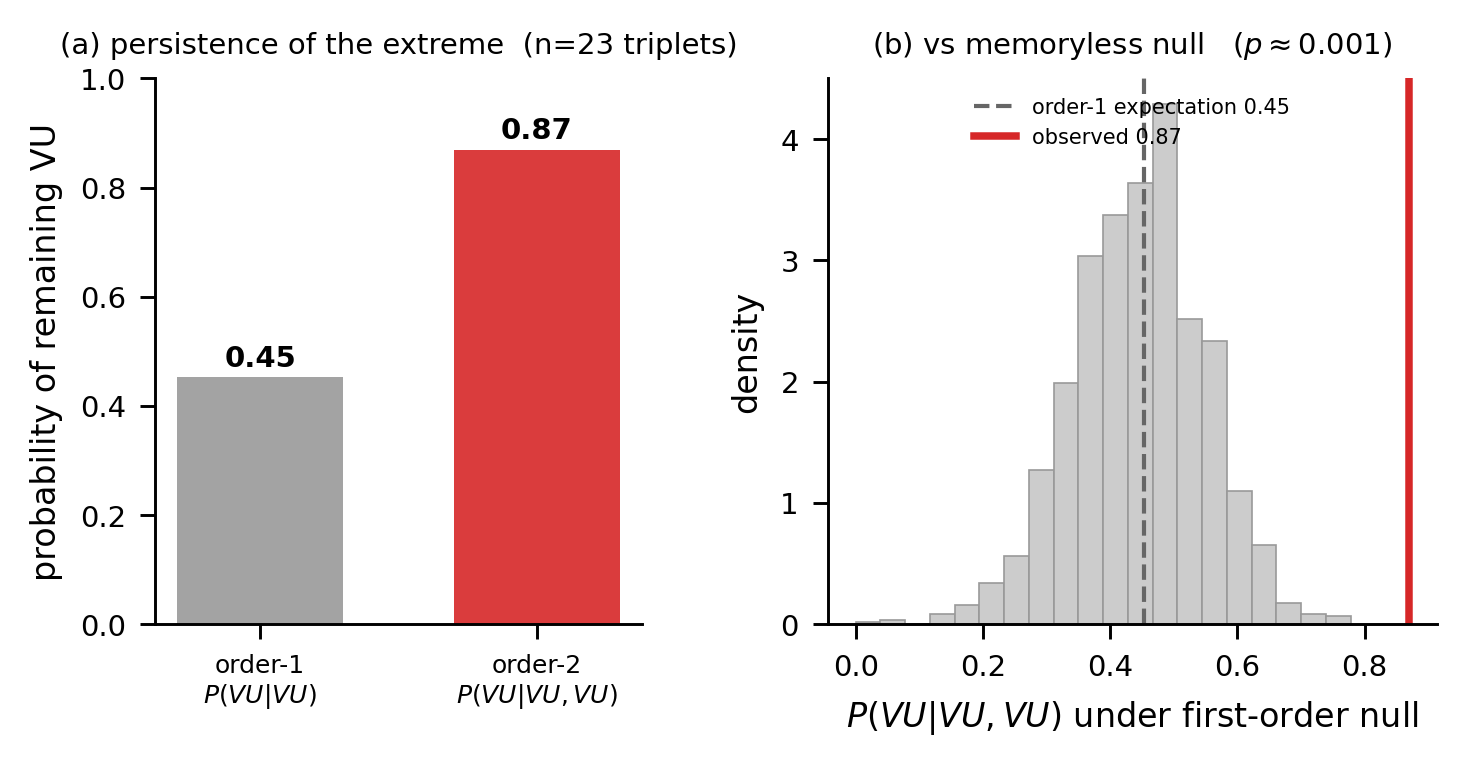

This chart was generated by the following Python code:
"""F_cap5_memory -- the very-uncomfortable state is a memory-bearing trap.
On the {CN,U,VU} magnifier, conditioning on two consecutive VU votes raises the probability of a
third far above the first-order (current-state-only) prediction. Compared against a null in which
trajectories are simulated from the fitted first-order chain (same lengths, same starts), the excess
is well outside what memoryless dynamics produce: order-2 P(VU|VU,VU)=0.87 vs order-1 0.45, n=23,
null median 0.21 on the L1 statistic, p~0.002. The bulk of the space is first-order Markovian
(weighted L1=0.12); only the extreme keeps history."""
import os, numpy as np, pandas as pd, matplotlib.pyplot as plt
from collections import defaultdict
from _common import set_style, save, CM
set_style()
HERE=os.path.dirname(os.path.abspath(__file__))
d=pd.read_csv(os.path.join(HERE,"..","data","markovian_analysis_baseline.csv")).dropna(subset=['ID','walk_id','stop_idx','comfort3']).copy()
d['stop_idx']=d.stop_idx.astype(int)
vu=(d['is_very_uncomfortable']==1) if 'is_very_uncomfortable' in d else (d['comfort7']=='Very uncomfortable')
d['s4']=np.where(vu,2,np.where(d.comfort3=='uncomfortable',1,0))
seqs=[]
for (w,i),g in d.sort_values('stop_idx').groupby(['walk_id','ID']):
    g=g.reset_index(drop=True); run=[g.s4[0]]
    for a in range(1,len(g)):
        if g.stop_idx[a]-g.stop_idx[a-1]==1: run.append(g.s4[a])
        else: seqs.append(run); run=[g.s4[a]]
    seqs.append(run)
C1=np.zeros((3,3))
for r in seqs:
    for a in range(len(r)-1): C1[r[a],r[a+1]]+=1
P1=C1/np.clip(C1.sum(1,keepdims=True),1,None)
C2=defaultdict(lambda: np.zeros(3))
for r in seqs:
    for a in range(2,len(r)): C2[(r[a-2],r[a-1])][r[a]]+=1
nVU=int(C2[(2,2)].sum()); p2=C2[(2,2)]/nVU
obs_p=p2[2]; ord1_p=P1[2,2]; L1obs=np.abs(p2-P1[2]).sum()
# null: simulate order-1
rng=np.random.default_rng(0); lens=[len(r) for r in seqs]; st=[r[0] for r in seqs]
nullP=[]; nullL1=[]
for _ in range(1500):
    cc=np.zeros(3); 
    for L,s0 in zip(lens,st):
        seq=[s0]
        for _ in range(L-1): seq.append(rng.choice(3,p=P1[seq[-1]]))
        for a in range(2,len(seq)):
            if seq[a-2]==2 and seq[a-1]==2: cc[seq[a]]+=1
    n=cc.sum()
    if n>=1: nullP.append(cc[2]/n); nullL1.append(np.abs(cc/n-P1[2]).sum())
nullP=np.array(nullP); nullL1=np.array(nullL1)
pval=(np.sum(nullL1>=L1obs)+1)/(len(nullL1)+1)

fig,(axB,axN)=plt.subplots(1,2,figsize=(14*CM,6*CM),gridspec_kw={"width_ratios":[1,1.25]})
# (a) bars
axB.bar([0,1],[ord1_p,obs_p],color=["0.6","#d62728"],width=0.6,alpha=0.9)
axB.set_xticks([0,1]); axB.set_xticklabels(["order-1\n$P(VU|VU)$","order-2\n$P(VU|VU,VU)$"],fontsize=6)
for x,v in [(0,ord1_p),(1,obs_p)]: axB.text(x,v+0.02,"%.2f"%v,ha="center",fontsize=7,fontweight="bold")
axB.set_ylabel("probability of remaining VU"); axB.set_ylim(0,1.0)
axB.set_title("(a) persistence of the extreme  (n=%d triplets)"%nVU,fontsize=7)
# (b) null distribution of P(VU|VU,VU)
axN.hist(nullP,bins=20,color="0.8",edgecolor="0.6",lw=0.4,density=True)
axN.axvline(ord1_p,color="0.4",ls="--",lw=1.0,label="order-1 expectation %.2f"%ord1_p)
axN.axvline(obs_p,color="#d62728",lw=1.8,label="observed %.2f"%obs_p)
axN.set_xlabel("$P(VU|VU,VU)$ under first-order null"); axN.set_ylabel("density")
axN.set_title("(b) vs memoryless null   ($p\\approx$%.3f)"%pval,fontsize=7)
axN.legend(fontsize=5,frameon=False,loc="upper center")
fig.subplots_adjust(wspace=0.34)
save(fig,"F_cap5_memory")
print("order1=%.3f order2=%.3f n=%d L1obs=%.3f nullmedL1=%.3f p=%.4f"%(ord1_p,obs_p,nVU,L1obs,np.median(nullL1),pval))
